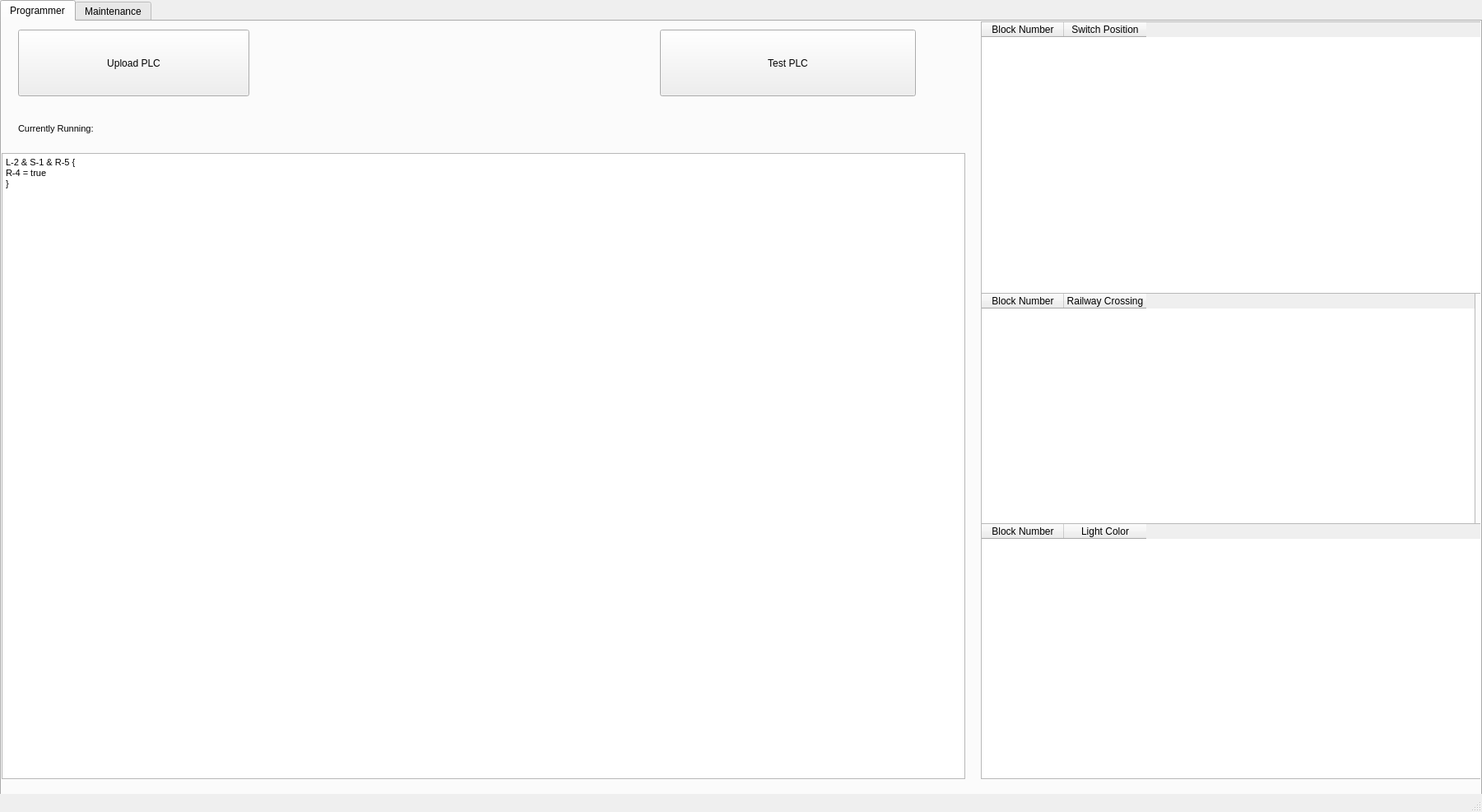
<?xml version="1.0" encoding="UTF-8"?>
<ui version="4.0">
 <class>MainWindow</class>
 <widget class="QMainWindow" name="MainWindow">
  <property name="geometry">
   <rect>
    <x>0</x>
    <y>0</y>
    <width>1801</width>
    <height>987</height>
   </rect>
  </property>
  <property name="windowTitle">
   <string>MainWindow</string>
  </property>
  <widget class="QWidget" name="centralwidget">
   <widget class="QTabWidget" name="ProgMainTabControl">
    <property name="geometry">
     <rect>
      <x>0</x>
      <y>0</y>
      <width>1801</width>
      <height>971</height>
     </rect>
    </property>
    <property name="currentIndex">
     <number>0</number>
    </property>
    <widget class="QWidget" name="ProgrammerTab">
     <attribute name="title">
      <string>Programmer</string>
     </attribute>
     <widget class="QTableWidget" name="SwitchPosTable">
      <property name="geometry">
       <rect>
        <x>1190</x>
        <y>0</y>
        <width>611</width>
        <height>331</height>
       </rect>
      </property>
      <property name="rowCount">
       <number>0</number>
      </property>
      <property name="columnCount">
       <number>2</number>
      </property>
      <column>
       <property name="text">
        <string>Block Number</string>
       </property>
      </column>
      <column>
       <property name="text">
        <string>Switch Position</string>
       </property>
      </column>
     </widget>
     <widget class="QTableWidget" name="RailwayCrossingTable">
      <property name="geometry">
       <rect>
        <x>1190</x>
        <y>330</y>
        <width>601</width>
        <height>281</height>
       </rect>
      </property>
      <property name="rowCount">
       <number>0</number>
      </property>
      <property name="columnCount">
       <number>2</number>
      </property>
      <column>
       <property name="text">
        <string>Block Number</string>
       </property>
      </column>
      <column>
       <property name="text">
        <string>Railway Crossing</string>
       </property>
      </column>
     </widget>
     <widget class="QTableWidget" name="LightColorTable">
      <property name="geometry">
       <rect>
        <x>1190</x>
        <y>610</y>
        <width>611</width>
        <height>311</height>
       </rect>
      </property>
      <property name="rowCount">
       <number>0</number>
      </property>
      <property name="columnCount">
       <number>2</number>
      </property>
      <column>
       <property name="text">
        <string>Block Number</string>
       </property>
      </column>
      <column>
       <property name="text">
        <string>Light Color</string>
       </property>
      </column>
     </widget>
     <widget class="QPushButton" name="UploadPLCButton">
      <property name="geometry">
       <rect>
        <x>20</x>
        <y>10</y>
        <width>281</width>
        <height>81</height>
       </rect>
      </property>
      <property name="text">
       <string>Upload PLC</string>
      </property>
     </widget>
     <widget class="QPushButton" name="TestPLCButton">
      <property name="geometry">
       <rect>
        <x>800</x>
        <y>10</y>
        <width>311</width>
        <height>81</height>
       </rect>
      </property>
      <property name="text">
       <string>Test PLC</string>
      </property>
     </widget>
     <widget class="QLabel" name="CurrentlyRunningLabel">
      <property name="geometry">
       <rect>
        <x>20</x>
        <y>100</y>
        <width>1151</width>
        <height>61</height>
       </rect>
      </property>
      <property name="font">
       <font>
        <pointsize>8</pointsize>
       </font>
      </property>
      <property name="text">
       <string>Currently Running:</string>
      </property>
     </widget>
     <widget class="QTextBrowser" name="PLCTextBrowser">
      <property name="geometry">
       <rect>
        <x>0</x>
        <y>160</y>
        <width>1171</width>
        <height>761</height>
       </rect>
      </property>
      <property name="html">
       <string>&lt;!DOCTYPE HTML PUBLIC &quot;-//W3C//DTD HTML 4.0//EN&quot; &quot;http://www.w3.org/TR/REC-html40/strict.dtd&quot;&gt;
&lt;html&gt;&lt;head&gt;&lt;meta name=&quot;qrichtext&quot; content=&quot;1&quot; /&gt;&lt;style type=&quot;text/css&quot;&gt;
p, li { white-space: pre-wrap; }
&lt;/style&gt;&lt;/head&gt;&lt;body style=&quot; font-family:'MS Shell Dlg 2'; font-size:8.1pt; font-weight:400; font-style:normal;&quot;&gt;
&lt;p style=&quot; margin-top:0px; margin-bottom:0px; margin-left:0px; margin-right:0px; -qt-block-indent:0; text-indent:0px;&quot;&gt;L-2 &amp;amp; S-1 &amp;amp; R-5 {&lt;/p&gt;
&lt;p style=&quot; margin-top:0px; margin-bottom:0px; margin-left:0px; margin-right:0px; -qt-block-indent:0; text-indent:0px;&quot;&gt;R-4 = true&lt;/p&gt;
&lt;p style=&quot; margin-top:0px; margin-bottom:0px; margin-left:0px; margin-right:0px; -qt-block-indent:0; text-indent:0px;&quot;&gt;}&lt;/p&gt;&lt;/body&gt;&lt;/html&gt;</string>
      </property>
     </widget>
    </widget>
    <widget class="QWidget" name="MaintenanceTab">
     <attribute name="title">
      <string>Maintenance</string>
     </attribute>
     <widget class="QCheckBox" name="checkBox">
      <property name="geometry">
       <rect>
        <x>40</x>
        <y>20</y>
        <width>501</width>
        <height>81</height>
       </rect>
      </property>
      <property name="font">
       <font>
        <pointsize>15</pointsize>
       </font>
      </property>
      <property name="text">
       <string>Maintenance Mode</string>
      </property>
     </widget>
     <widget class="QTableWidget" name="maint_SwitchPosTable">
      <property name="geometry">
       <rect>
        <x>50</x>
        <y>110</y>
        <width>761</width>
        <height>371</height>
       </rect>
      </property>
      <property name="rowCount">
       <number>0</number>
      </property>
      <property name="columnCount">
       <number>2</number>
      </property>
      <column>
       <property name="text">
        <string>Block Number</string>
       </property>
      </column>
      <column>
       <property name="text">
        <string>Switch Position</string>
       </property>
      </column>
     </widget>
     <widget class="QTableWidget" name="maint_RailwayCrossingTable">
      <property name="geometry">
       <rect>
        <x>970</x>
        <y>110</y>
        <width>761</width>
        <height>371</height>
       </rect>
      </property>
      <property name="rowCount">
       <number>0</number>
      </property>
      <property name="columnCount">
       <number>2</number>
      </property>
      <column>
       <property name="text">
        <string>Block Number</string>
       </property>
      </column>
      <column>
       <property name="text">
        <string>Railway Crossing</string>
       </property>
      </column>
     </widget>
     <widget class="QTableWidget" name="maint_LightColorTable">
      <property name="geometry">
       <rect>
        <x>50</x>
        <y>530</y>
        <width>761</width>
        <height>371</height>
       </rect>
      </property>
      <property name="rowCount">
       <number>0</number>
      </property>
      <property name="columnCount">
       <number>2</number>
      </property>
      <column>
       <property name="text">
        <string>Block Number</string>
       </property>
      </column>
      <column>
       <property name="text">
        <string>Light Color</string>
       </property>
      </column>
     </widget>
     <widget class="QTableWidget" name="maint_StatusTable">
      <property name="geometry">
       <rect>
        <x>970</x>
        <y>530</y>
        <width>761</width>
        <height>371</height>
       </rect>
      </property>
      <property name="rowCount">
       <number>0</number>
      </property>
      <property name="columnCount">
       <number>2</number>
      </property>
      <column>
       <property name="text">
        <string>Block Number</string>
       </property>
      </column>
      <column>
       <property name="text">
        <string>Status</string>
       </property>
      </column>
     </widget>
    </widget>
   </widget>
  </widget>
  <widget class="QStatusBar" name="statusbar"/>
 </widget>
 <resources/>
 <connections/>
</ui>
